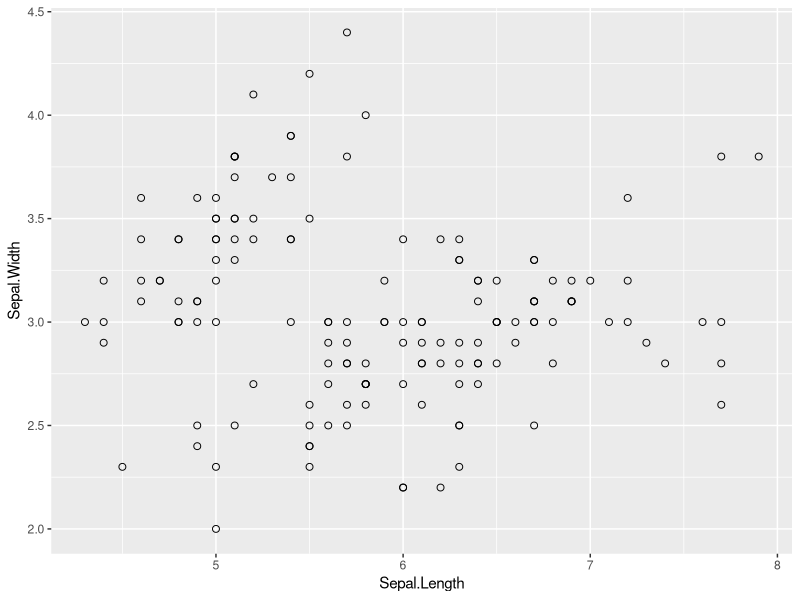
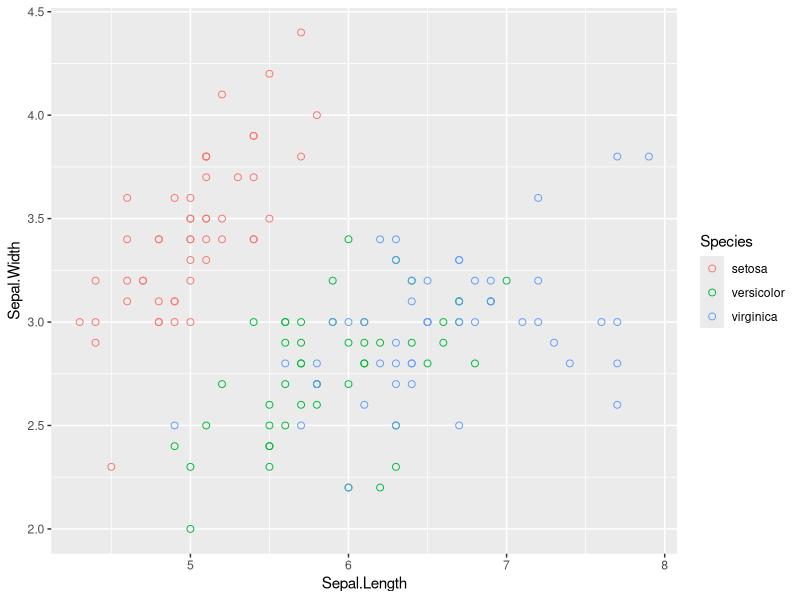
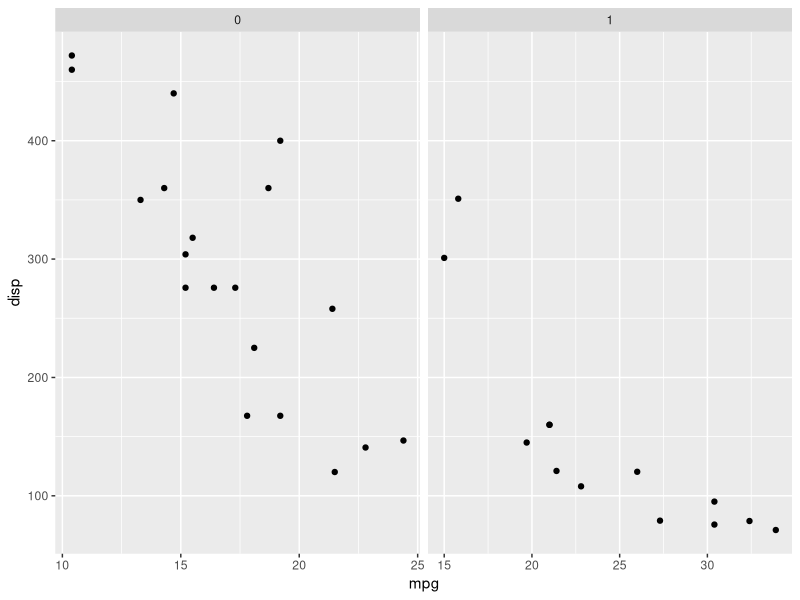
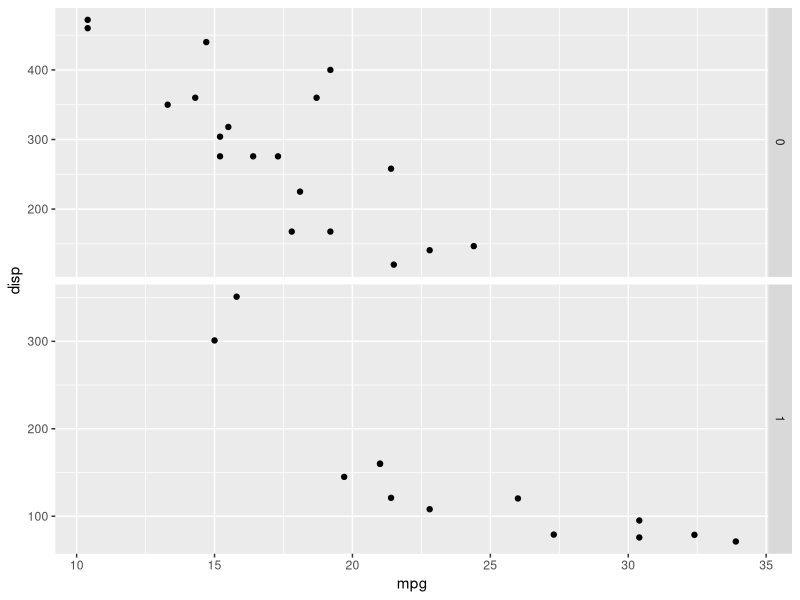
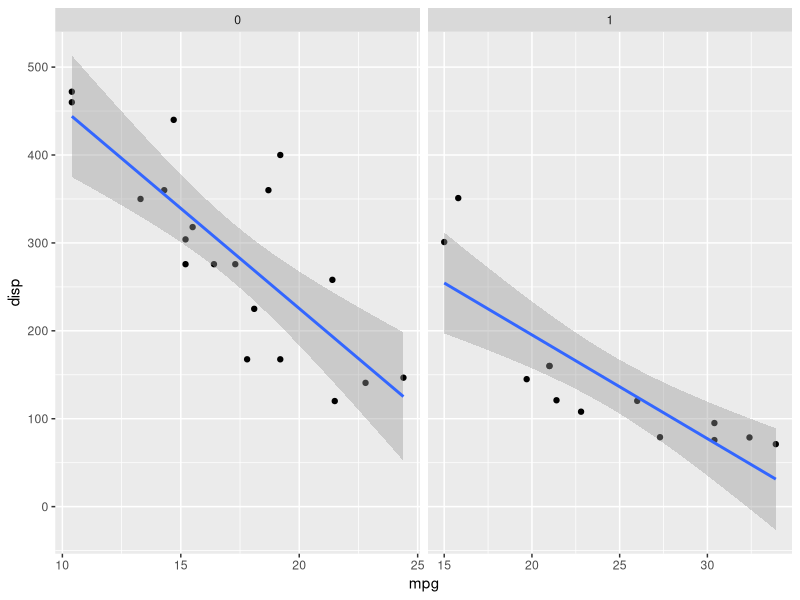
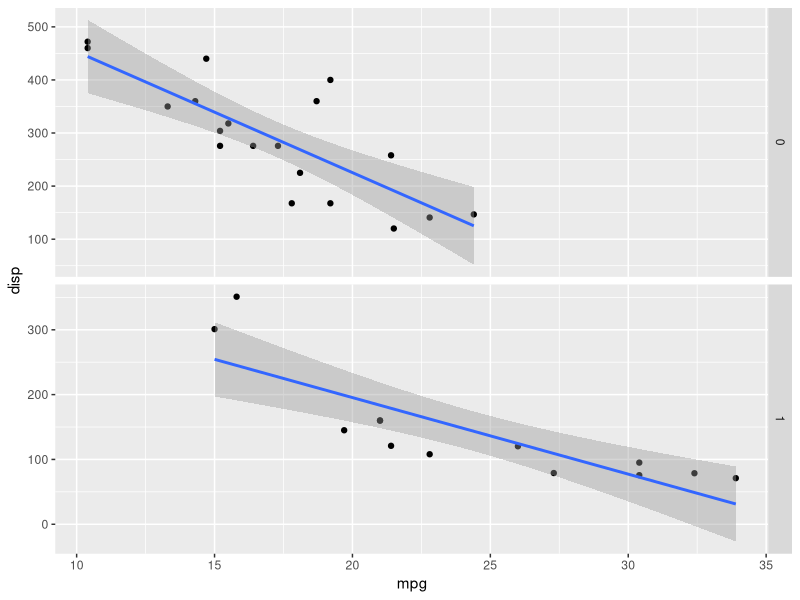
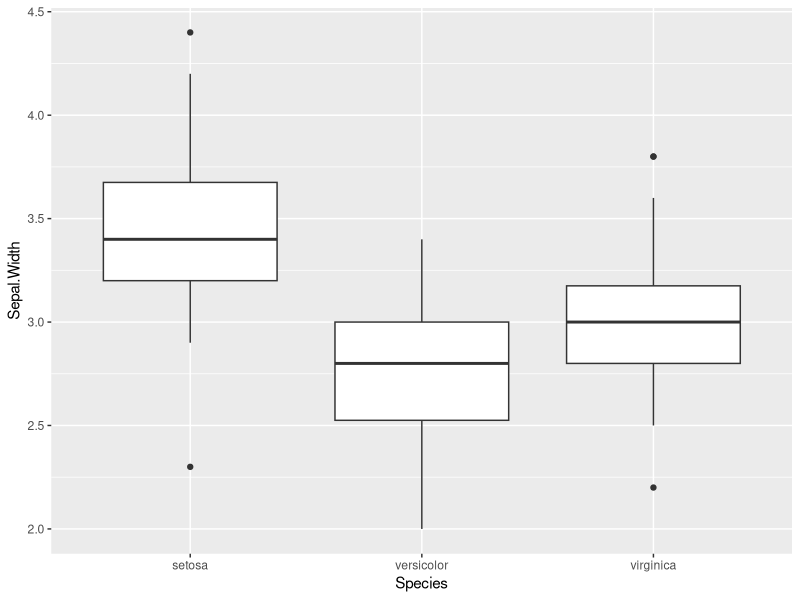
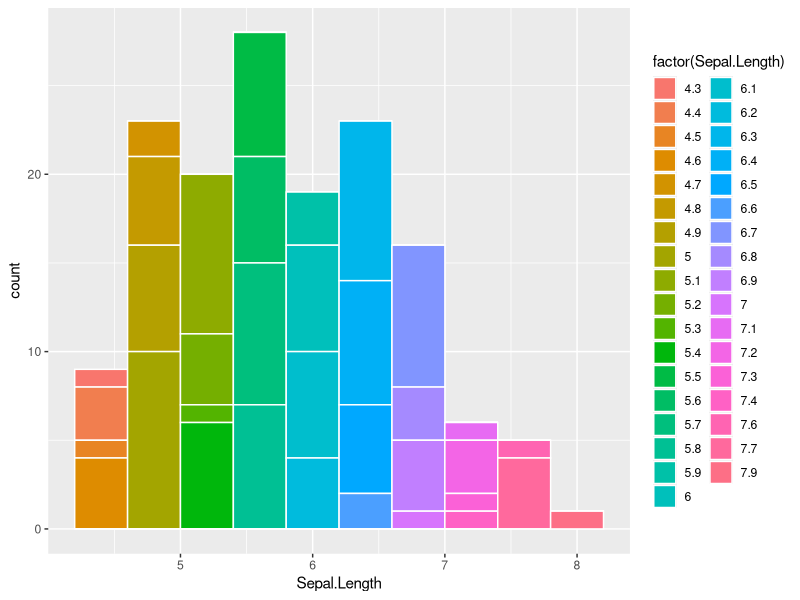

Reproduce these figures in R, in order.
## ---- chunk 1
knitr::opts_chunk$set(echo = TRUE)
## ---- chunk 2
# Executando a Library
library(ggplot2)

# importando o banco de dados IRIS e nomeando ele de BD
bd = iris

## ---- chunk 3
summary(iris)
## ---- chunk 4
# Função que puxa todos os nomes das variáveis do banco
names(iris)

## ---- chunk 5
# Função que puxa as estruturas de todas as variáveis presente no banco
str(iris)

## ---- chunk 6
#Plotando um grafico de dispersão 
ggplot(iris, aes(x = Sepal.Length, y = Sepal.Width)) +
  geom_point(size = 2, shape = 1)

## ---- chunk 7
#Plotando um grafico de dispersão 
ggplot(iris, aes( x = Sepal.Length, y = Sepal.Width, col = Species)) +
  geom_point(size = 2, shape = 1) 

## ---- chunk 8
#Facets- tirar a escala do X e Y
ggplot(mtcars, aes(x = mpg, y = disp)) + geom_point() +
  facet_grid(.~am, scales = "free")
## ---- chunk 9
#Facets- tirar a escala do X e Y
ggplot(mtcars, aes(x = mpg, y = disp)) + geom_point() +
  facet_grid(am~., scales = "free")
## ---- chunk 10
#Facets- tirar a escala do X e Y
ggplot(mtcars, aes(x = mpg, y = disp)) + geom_point() +
  facet_grid(.~am, scales = "free") +
  geom_smooth(method = "lm") 

## ---- chunk 11
#Facets- tirar a escala do X e Y
ggplot(mtcars, aes(x = mpg, y = disp)) + geom_point() +
  facet_grid(am~., scales = "free") +
  geom_smooth(method = "lm")

## ---- chunk 12
# bloxpot
ggplot(iris, aes(x = Species, y = Sepal.Width)) +
  geom_boxplot()

## ---- chunk 13
# Plotando um histograma
ggplot(iris, aes(x = Sepal.Length,fill = factor(Sepal.Length))) + 
  geom_histogram(bins = 10, col = "white")

## ---- chunk 14

ggplot(mtcars, aes( x = gear, fill = factor(carb))) +
  geom_bar(size = 1.5, colour = 'white', alpha = 0.6) 

## ---- chunk 15
#Grafico de Densidade
ggplot(iris, aes(x = Sepal.Length, fill = Species)) +
  geom_density(alpha = 0.5) 

## ---- chunk 16
#Grafico de Linha
ggplot(swiss, aes(x = Examination, y = Education)) +
  geom_line(size = 1)
## ---- chunk 17
#Histograma com Nomes (titulos)
ggplot(iris, aes(x = Sepal.Length)) + geom_histogram(bins = 10, col = "black") +
  labs(title = "Histograma de Comprimento da Sépala",
       subtitle = "Gráfico", x = "Comprimento da Sépala",
       y = "Frequência")
## ---- chunk 18
# Plotando com "Stats"
ggplot(iris, aes(sample = Sepal.Width)) +
  stat_qq()
## ---- chunk 19
#Grafico de dispersão - Stats com escala
ggplot(iris, aes(x = Sepal.Length, y = Sepal.Width)) +
  geom_point() +
  scale_x_continuous(limits = c(4, 9), breaks = c(4, 5, 6)) +
  scale_y_continuous(limits = c(0, 9), breaks = c(4, 5, 6)) +
  labs(title = "Grafico de Dispersão de Comprimento da Sépala por Largura da Sépala",
       subtitle = "Gráfico", x = "Comprimento da Sépala",
       y = "lagura da Sépala")
## ---- chunk 20
#Geom_ Smooth - grafico de tendencia
ggplot(iris, aes(x = Sepal.Length, y = Petal.Length)) +
  geom_point() +
  geom_smooth()

## ---- chunk 21
# grafico de tendencia por especie
ggplot(iris, aes(x = Sepal.Length, y = Petal.Length, col = Species)) +
  geom_point() +
  geom_smooth(method = "lm")

## ---- chunk 22
# Teste de BoxPlot

# bloxpot
ggplot(bd, aes(x = Species, y = Petal.Length, fill = Species)) +
  geom_boxplot() +
  theme_classic() +
  scale_fill_brewer(palette = "Set1",
                    labels=c("Setosa", "Versicolor", "Virginica")) +
  scale_x_discrete(lab=NULL) +
  labs(title = "Boxplot", subtitle = "Largura da Pétala por Espécie",
       x = "", y = "Lagura da Pétala", fill = "Especie") +
  theme(plot.title = element_text(hjust = 0.5), plot.subtitle = element_text(hjust = 0.5)) 
  
